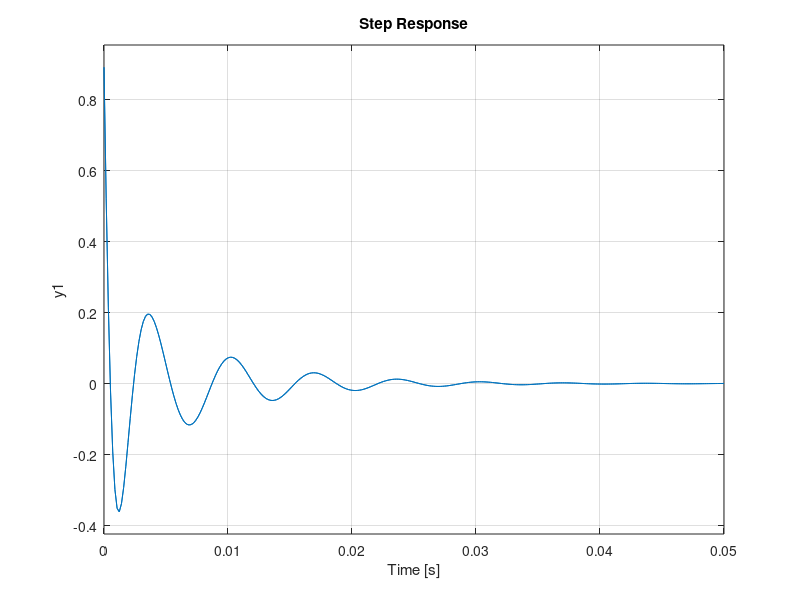

This figure's MATLAB source:
s = tf('s')

H = (0.8911*s^4)/((s^2 + 2272.32*s + 3179590)*(s^2 + 266.68*s + 900440))

H_ = (0.8913*s^4)/((s^2 + 2271.87*s + 3180000)*(s^2 + 266.23*s + 899680))

figure

subplot(2, 1, 1)
impulse(H)
hold on
impulse(H_)
hold off

subplot(2, 1, 2)
step(H)
hold on
step(H_)
hold off
